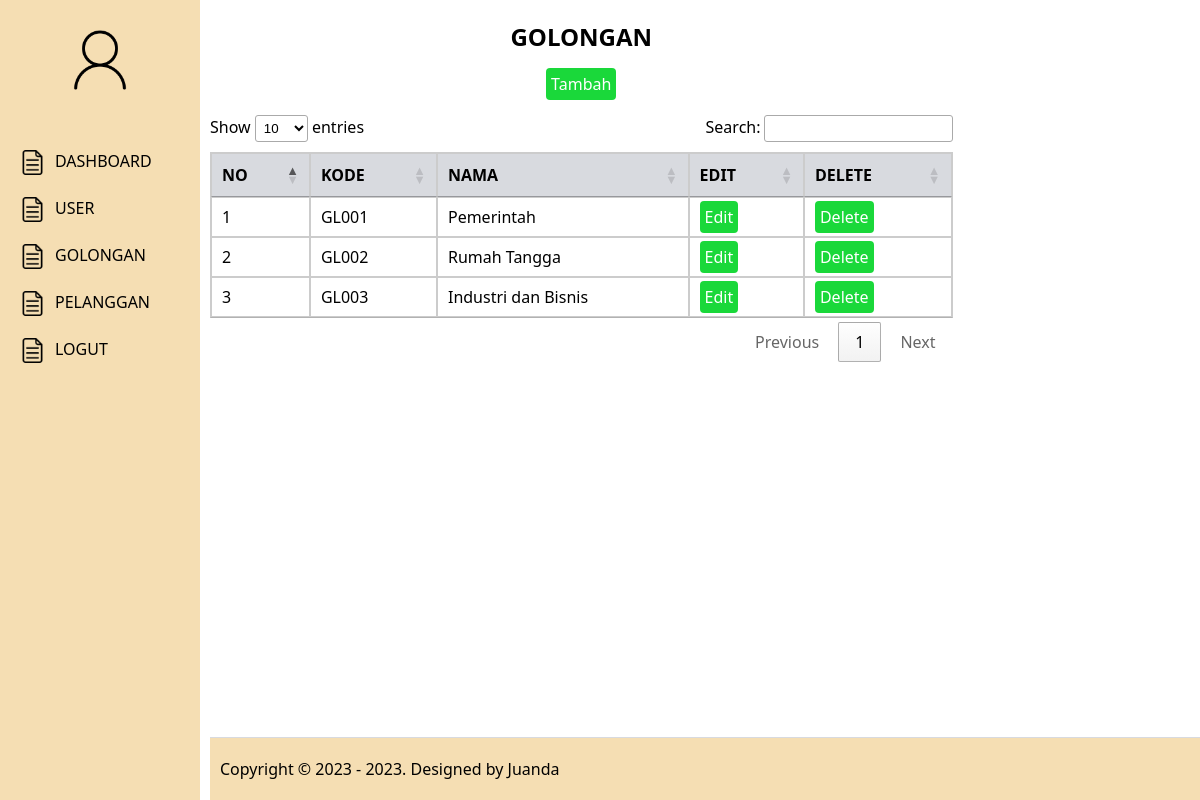
Page /golongan (signed in) on the committed database.
### tables this page shows
CREATE TABLE `tb_golongan` (
  `gol_id` tinyint(3) NOT NULL,
  `gol_kode` varchar(10) DEFAULT NULL,
  `gol_nama` varchar(50) DEFAULT NULL,
  `created_at` timestamp NOT NULL DEFAULT current_timestamp(),
  `updated_at` datetime DEFAULT NULL
);

### app/core/Controller.php (called while the page is built, shortened)
<?php
class Controller
{
	public function dashboard($view, $data = [])
	{
		require_once ROOT . "layouts/dashboard.php";
	}
}

### app/controllers/Golongan.php (called while the page is built, shortened)
<?php
class Golongan extends Controller
{
     public object $model;
     public function __construct()
     {
          $this->model = new \App\Models\Golongan();
     }
     public function index()
     {
          $data['rows'] = $this->model->show();
          $this->dashboard('golongan/index', $data);
     }
}

### index.php (called while the page is built, shortened)
<?php
new App\Core\Bootstrap();

### app/core/Model.php (called while the page is built, shortened)
<?php
class Model {
	public function __construct()
	{
		try {
			$this->db = new PDO("mysql:host=localhost;dbname=db_pln2", "root", "");
		} catch (\Exception $e) {
			die("error! " . $e->getMessage());
		}
	}
}

### app/models/Golongan.php (called while the page is built, shortened)
<?php
class Golongan extends Model
{
     public function show()
     {
          $query = "SELECT * FROM tb_golongan";
          $stmt = $this->db->prepare($query);
          $stmt->execute();
          return $this->selects($stmt);
     }
}

### app/views/golongan/index.php (the view)
<center>
      <h2>GOLONGAN</h2>
</center>
<center><a href="<?php echo URL; ?>/golongan/input" class="btn">
            Tambah
      </a></center>
<table id="dtb">
      <thead>
            <tr>
                  <th>NO</th>
                  <th>KODE</th>
                  <th>NAMA</th>
                  <th>EDIT</th>
                  <th>DELETE</th>
            </tr>
      </thead>
      <tbody>
            <?php $no = 1;
            foreach ($data['rows'] as $row) { ?>
                  <tr>
                        <td><?php echo $no; ?></td>
                        <td><?php echo $row['gol_kode']; ?></td>
                        <td><?php echo $row['gol_nama']; ?></td>
                        <td><a href="<?php echo URL; ?>/golongan/edit/<?php echo $row['gol_id']; ?>" class="btn">Edit</a></td>
                        <td><a href="<?php echo URL; ?>/golongan/delete/<?php echo $row['gol_id']; ?>" class="btn" onclick="return confirm('Are you sure?')">Delete</a></td>
                  </tr>
            <?php $no++;
            } ?>
      </tbody>
</table>

### layouts/assets/css/style.css (style rules this page uses)
body { font-family: "Segoe UI", Tahoma, Geneva, Verdana, sans-serif; margin: 0; }
a { text-decoration: none; }
table { margin-top: 20px !important; border: 1px solid #cccccc; border-collapse: collapse; width: 100%; }
table th { border: 1px solid #cccccc; padding: 8px; background-color: #d8dadf; }
table td { border: 1px solid #cccccc; padding: 8px; }
.btn { background-color: #1ad83a; border-radius: 4px; color: #ffffff; padding: 5px; }

### rows in the picture
tb_golongan: gol_kode "GL001", gol_nama "Pemerintah"
tb_golongan: gol_kode "GL002", gol_nama "Rumah Tangga"
tb_golongan: gol_kode "GL003", gol_nama "Industri dan Bisnis"
